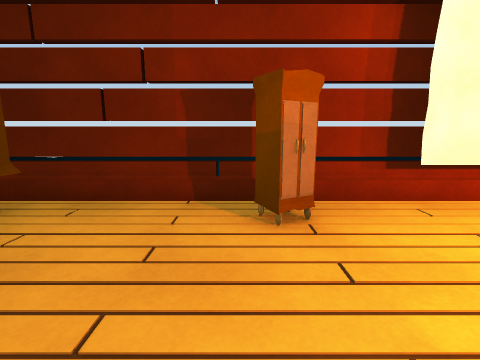
View 1 (above)

17 first-person views from a walk through a 3-D level made in the Unity game engine. The camera is 1.2 m above the floor, tilts 10° down and sees 85° across. The floor is counted in squares, 1 m on a side. Each view is taken from the middle of a square. On the plan, view 1 faces up. The plan holds only what a view shows up to about 12 squares ahead; the rest is blank. The place goes on beyond the plan. The player is left out. Door leaves are left out, so doorways stand open. Some surface patterns are stand-ins.

View 2
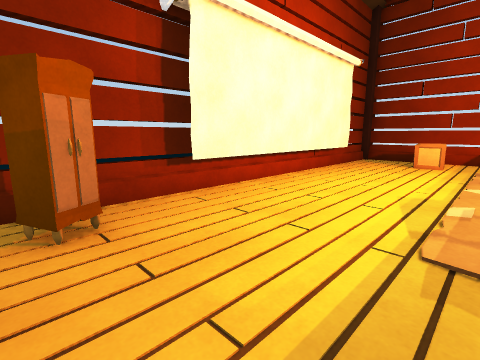

View 3
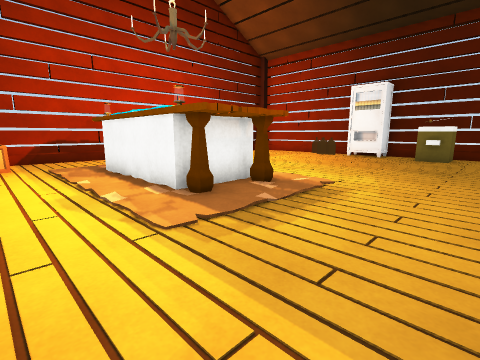

View 4
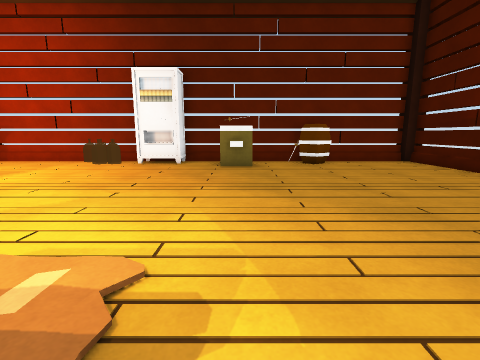

View 5
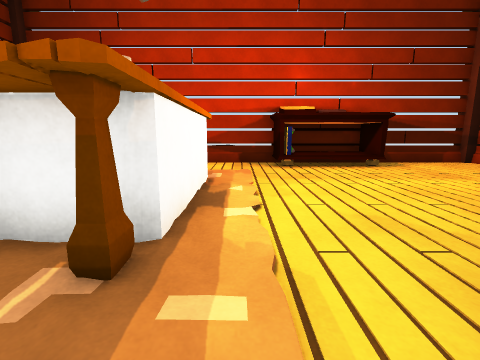

View 6
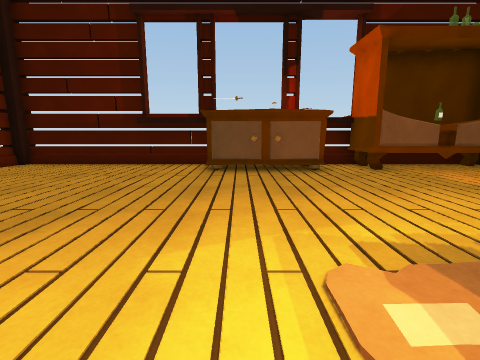

View 7
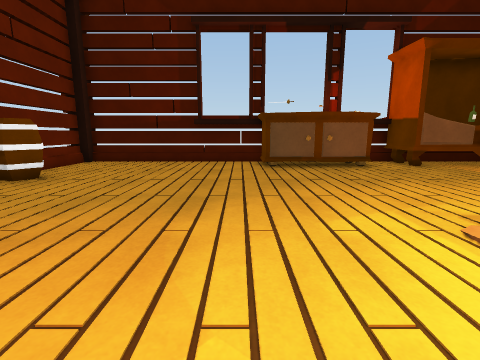

View 8
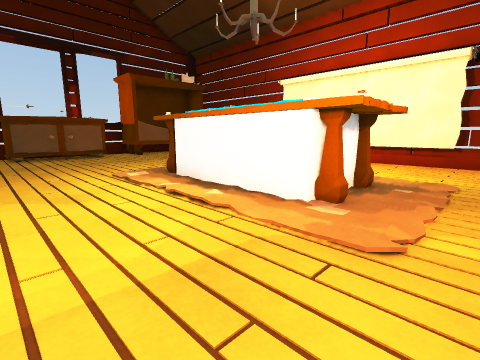

View 9
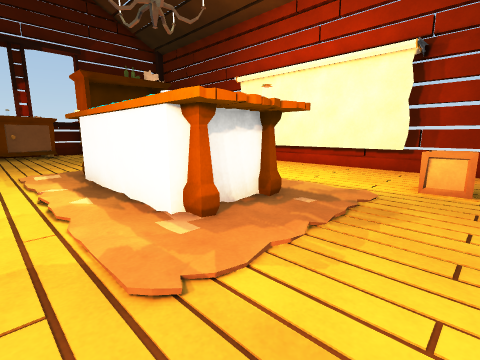

View 10
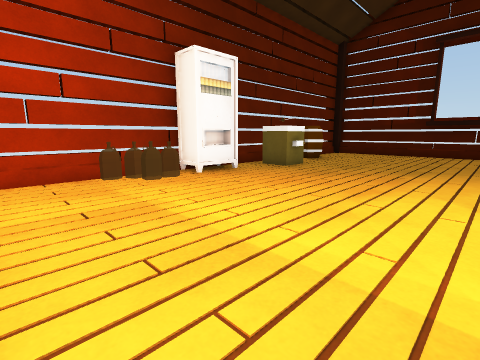

View 11
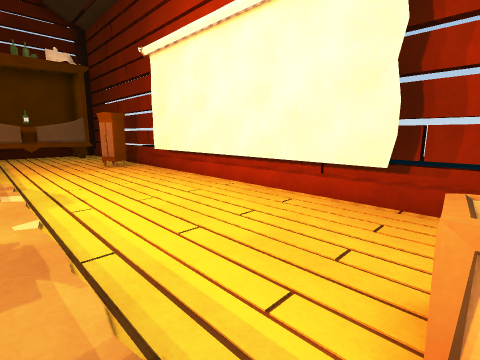

View 12
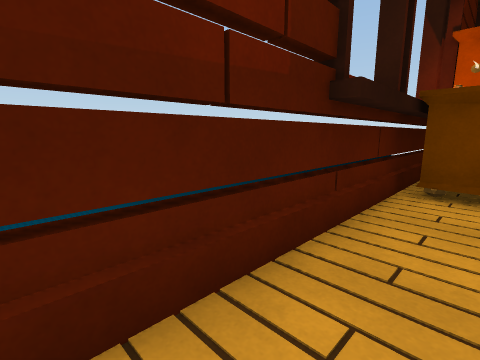

View 13
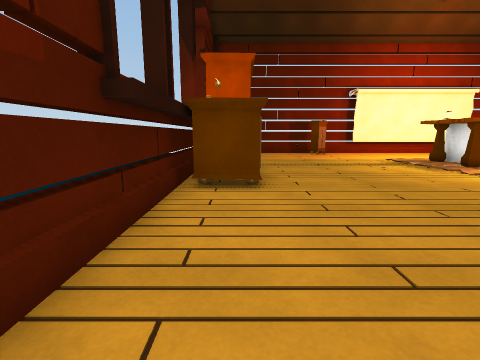

View 14
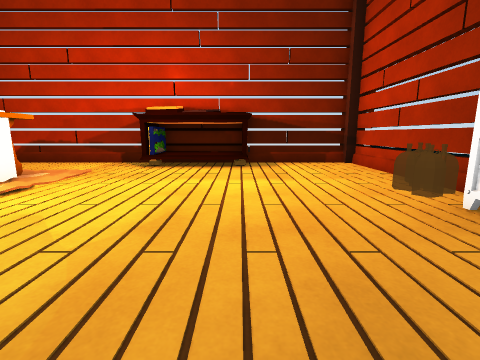

View 15
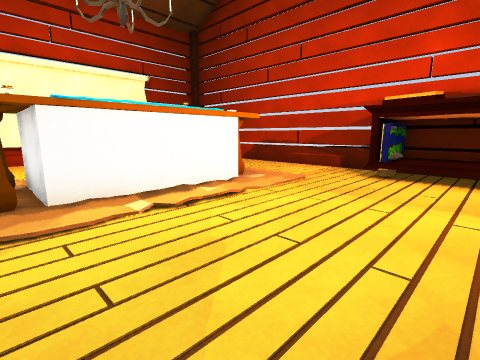

View 16
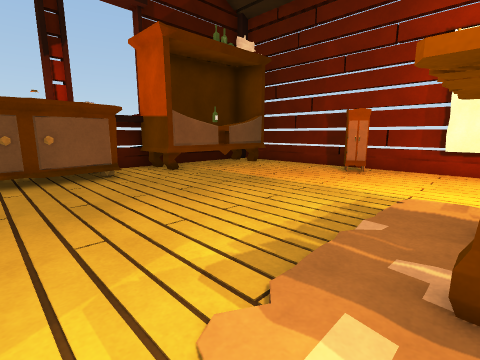

View 17
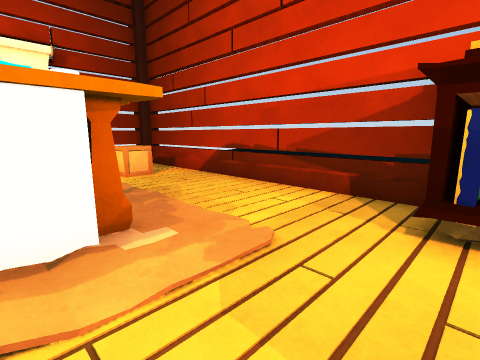

### Floor plan
Ten units are one square. View 1 is at (0, 0); x grows to the right and y downward. Boxes are objects, and circles mark ways between rooms. Rooms are numbered by the first view taken in them; rooms with no view inside come last. Other rooms are left out.
<svg viewBox="-65 -53 215 200">
<path fill="none" stroke="#000" d="M47 32 47 15M43 24 38 24M36 22 36 17M36 19 36 8 85 8M45 12 40 12M86 32 44 32M40 10 45 10M88 15 88 25M96 21 96 26M133 55 133 -45M61 138 130 138M-52 61 -52 89 -56 89M-35 -15 -35 6 -55 7M-56 31 -56 135M-52 6 -52 17M133 135 133 74M-35 -41 -35 -24M130 -48 -44 -48M-52 138 45 138M-60 134 -52 134 -52 142M-48 -40 -48 -37M-52 -37 -52 -9M-56 -32 -56 -10"/>
<rect x="-55" y="15" width="20" height="50" fill="#bbb"><title>other object</title></rect>
<rect x="-25" y="115" width="30" height="20" fill="#bbb"><title>barrel</title></rect>
<rect x="-5" y="-45" width="20" height="20" fill="#bbb"><title>other object</title></rect>
<rect x="15" y="115" width="20" height="20" fill="#bbb"><title>other object</title></rect>
<rect x="25" y="-5" width="80" height="50" fill="#bbb"><title>rug</title></rect>
<rect x="45" y="125" width="20" height="10" fill="#bbb"><title>other object</title></rect>
<rect x="85" y="25" width="10" height="10" fill="#bbb"><title>other object</title></rect>
<rect x="85" y="5" width="10" height="10" fill="#bbb"><title>other object</title></rect>
<rect x="105" y="-25" width="20" height="20" fill="#bbb"><title>box</title></rect>
<rect x="115" y="55" width="30" height="40" fill="#bbb"><title>other object</title></rect>
<rect x="-45" y="-25" width="10" height="10" fill="#bbb"><title>other object</title></rect>
<circle cx="-34" cy="-14" r="3" fill="#2a7"/>
<text x="50" y="50">1</text>
<text x="-40" y="-20">2</text>
</svg>
Room 1 opens to room 2.

Where each view was taken, in squares from view 1:
view 1: 0 up, 0 right, facing up
view 2: 0 up, 0 right, facing up-right
view 3: 2 up, 0 right, facing down-right
view 4: 2 down, 2 right, facing down
view 5: 4 down, 2 right, facing right
view 6: 5 down, 5 right, facing left
view 7: 7 down, 6 right, facing left
view 8: 7 down, 11 right, facing up-left
view 9: 5 down, 12 right, facing up-left
view 10: 6 down, 11 right, facing down-left
view 11: 0 up, 11 right, facing up-left
view 12: 12 down, 4 left, facing up-left
view 13: 12 down, 4 left, facing up
view 14: 9 down, 2 right, facing right
view 15: 8 down, 4 right, facing up-right
view 16: 5 down, 4 right, facing up-left
view 17: 6 down, 8 right, facing up-right
